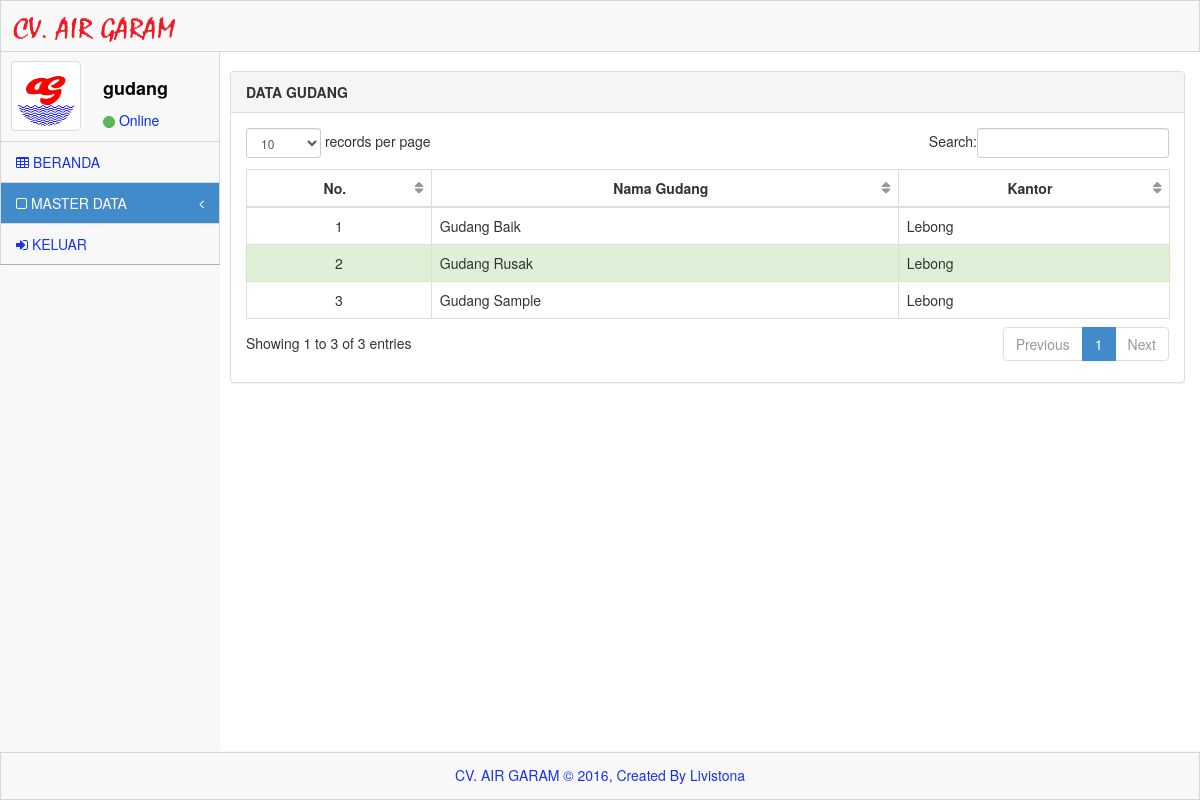
Screenshot of /system/index.php?menu=master&sub_menu=gudang (signed in) with the database file from the repository.
### tables this page shows
CREATE TABLE IF NOT EXISTS `gudang` (
  `id_gudang` int(10) NOT NULL AUTO_INCREMENT,
  `nama_gudang` varchar(20) NOT NULL,
  `nama_kantor` varchar(50) NOT NULL,
  PRIMARY KEY (`id_gudang`)
);

### system/menu/gudang.php (the view)
<div id="content">
	<div class="inner" style="min-height: 700px;">
		<br>
                <div class="row">
                <div class="col-lg-12">
                    <div class="panel panel-default">
                        <div class="panel-heading">
                            <b>DATA GUDANG</b>
                        </div>
                        <div class="panel-body">
                            <div class="table-responsive">
                                <table class="table table-bordered table-hover" id="dataTables-example">
                                    <thead>
                                        <tr align="center">
                                            <th>No.</th>
                                            <th>Nama Gudang</th>
                                            <th>Kantor</th>
                                        </tr>
                                    </thead>
									<tbody>
										<?php
										$i=0;
										$sql = mysql_query("SELECT * FROM gudang");
										while($hasil=mysql_fetch_array($sql)){
										$i+=1;
										$sisa=$i%2;
										if ($sisa == 0)  {
											$class = "class='success'";
										}else {
											$class = "class='gradeX'";
										 }
										?>
                                        <tr <?php echo $class;?> >
                                            <td align="center"><?php echo $i;?></td>
                                            <td><?php echo $hasil['nama_gudang'];?></td>
                                            <td><?php echo $hasil['nama_kantor'];?></td>
                                        </tr>
										<?php } ?>
                                    </tbody>
								</table>
                            </div>
                        </div>
                    </div>
                </div>
            </div>
	</div>
</div>
</div>

### system/assets/css/main.css (style rules this page uses)
@media (min-width: 768px) { html, body { height: 100%; } }
body.padTop53 { padding-top: 75px; overflow: visible; }
@media (min-width: 802px) { body.padTop53 { padding-top: 51px; } }
@media (min-width: 768px) { #content { margin-left: 100px; } }
@media (min-width: 992px) { #content { margin-left: 220px; } }
#content { -webkit-transition: margin 0.4s; transition: margin 0.4s; }
.inner { position: relative; min-height: 1px; padding-right: 15px; padding-left: 10px; background: #fff; border: 0px solid #e4e4e4; min-height:1200px; }
@media (min-width: 768px) { .inner { float: left; width: 100%; } }
.inner .row { margin-right: -15px; margin-left: -15px; }

### system/assets/css/MoneAdmin.css (style rules this page uses)
body { background-color: #f8f8f8; }
table.dataTable thead .sorting, table.dataTable thead .sorting_asc:after, table.dataTable thead .sorting_desc, table.dataTable thead .sorting_asc_disabled, table.dataTable thead .sorting_desc_disabled { background: transparent; }
table.dataTable thead .sorting_asc:after { content: "\f0de"; float: right; font-family: fontawesome; }
table.dataTable thead .sorting:after { content: "\f0dc"; float: right; font-family: fontawesome; color: rgba(50,50,50,.5); }

### rows the page displays
gudang: nama_gudang "Gudang Baik", nama_kantor "Lebong"
gudang: nama_gudang "Gudang Rusak", nama_kantor "Lebong"
gudang: nama_gudang "Gudang Sample", nama_kantor "Lebong"

### other values shown
$_SESSION['username'] "gudang"
